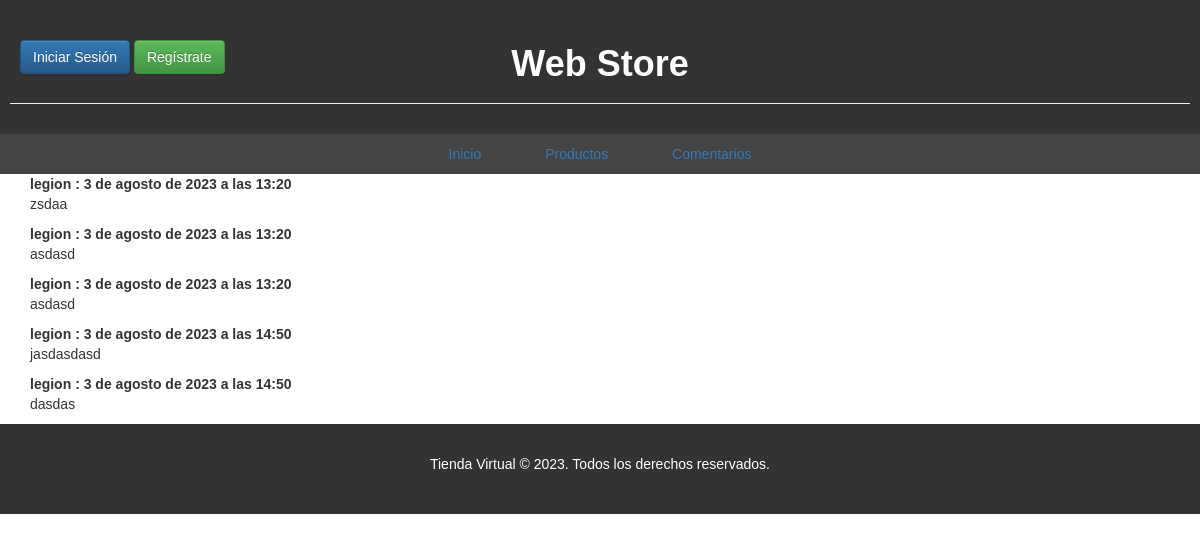
Before: /comment/comments/ with the older database file.
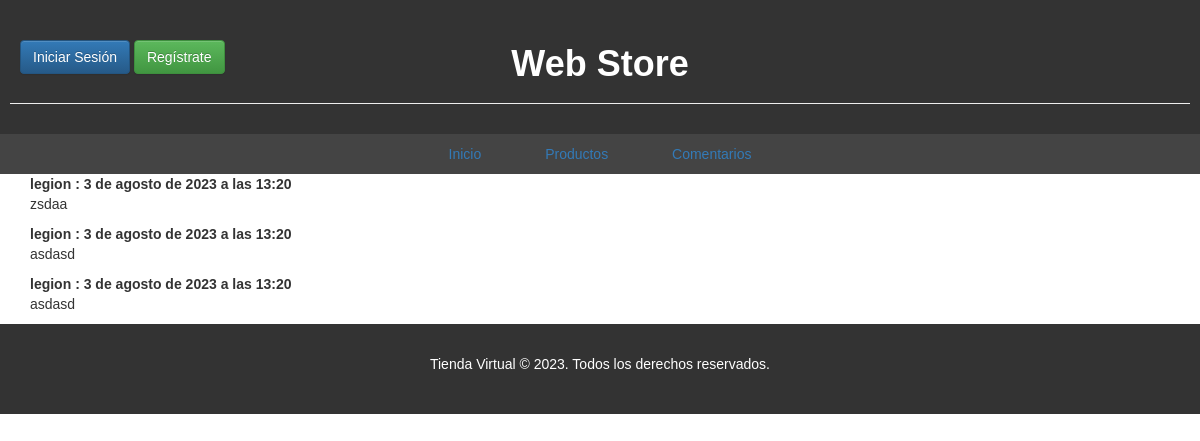
After: the same page with the newer database file.
### comments/models.py (models this page shows, shortened)
class Comment(models.Model):
    user = models.ForeignKey(User, on_delete=models.CASCADE)
    content = models.TextField()
    created_at = models.DateTimeField(default=timezone.now)

### comments/views.py (the view)
# urls.py: path('comments/', views.comment, name='comment'),
def comment(request):
    comments = Comment.objects.all()
    return render(request, 'contacto.html', {'comments': comments})

### comments/templates/contacto.html (shortened to what this page needs)
{% extends 'index.html' %}
{% block content %}
<div id="comments-list">
    {% for comment in comments %}
        <div class="comment">
            <strong>{{ comment.user.username }} : {{comment.created_at}}</strong>
            <p>{{ comment.content }}</p>
        </div>
    {% endfor %}
</div>
{% endblock %}

Changed rows visible on the page:
removed Comment: user.username "legion", created_at "3 de agosto de 2023 a las 14:50", content "jasdasdasd"
removed Comment: user.username "legion", created_at "3 de agosto de 2023 a las 14:50", content "dasdas"
